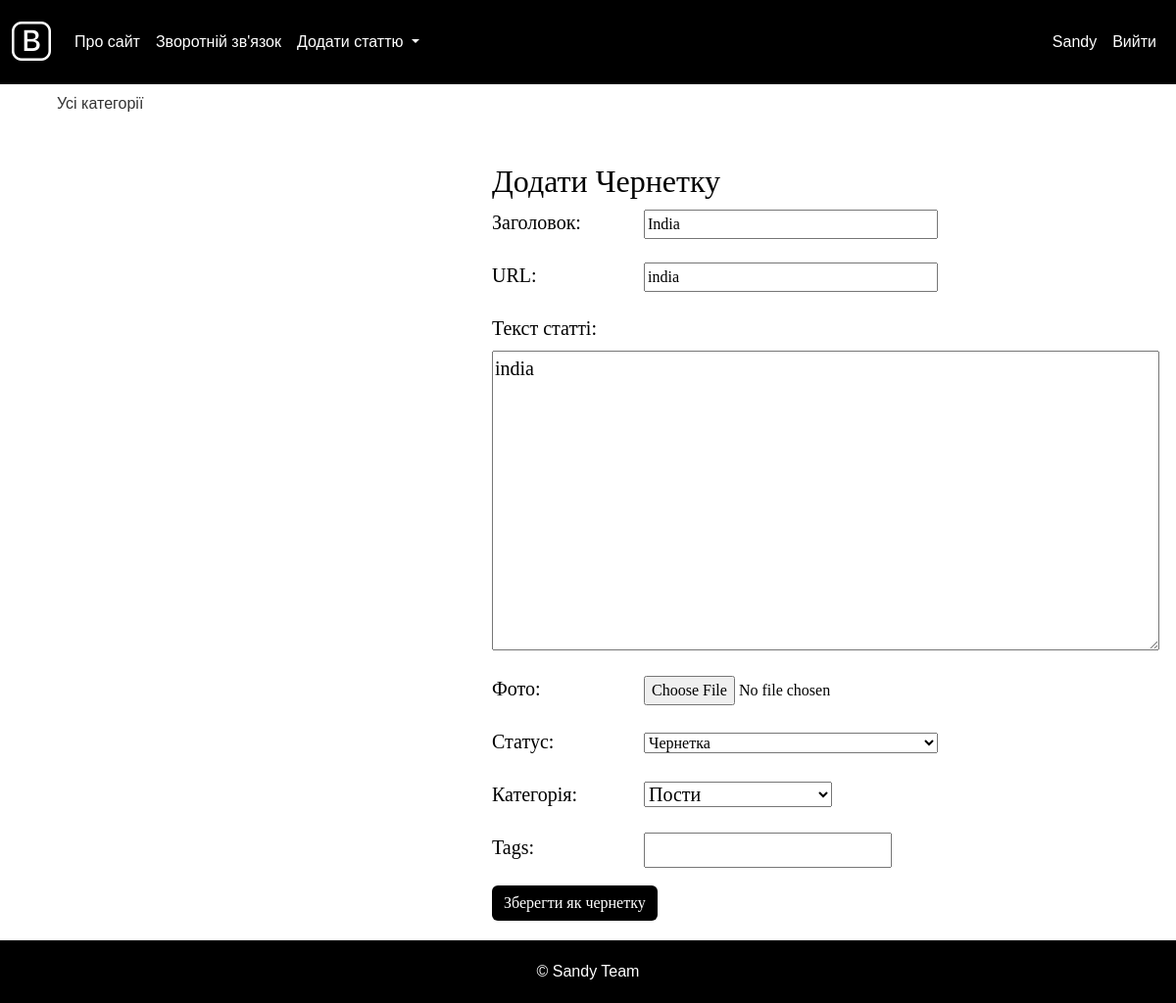
Page /draft/2/edit/ (signed in) on the committed database.
### blog/models.py (models this page shows, shortened)
class CustomUser(AbstractUser):
    avatar = models.ImageField(upload_to='avatars/', blank=True, null=True, default='avatars/default_avatar.png')
    class Meta:
        verbose_name = 'Користувач'
        verbose_name_plural = 'Користувачі'

class Blog(models.Model):
    DRAFT = 'draft'
    PUBLISHED = 'published'
    STATUS_CHOICES = [
        (DRAFT, 'Чернетка'),
        (PUBLISHED, 'Опублікована'),
    ]
    title = models.CharField(max_length=255, verbose_name="Заголовок")
    slug = models.SlugField(max_length=255, unique=True, verbose_name="URL")
    content = models.TextField(blank=True, verbose_name="Текст статті")
    photo = models.ImageField(upload_to="photos/%Y/%m/%d/", verbose_name="Фото", blank=True, null=True)
    time_create = models.DateTimeField(auto_now_add=True, verbose_name="Час створення")
    time_update = models.DateTimeField(auto_now=True, verbose_name="Час оновлення")
    status = models.CharField(max_length=10, choices=STATUS_CHOICES, default=DRAFT, verbose_name="Статус")
    cat = models.ForeignKey('Category', on_delete=models.PROTECT, verbose_name="Категорія")
    author = models.ForeignKey(settings.AUTH_USER_MODEL, on_delete=models.CASCADE, related_name='posts', verbose_name="Автор", null=True)
    likes = models.ManyToManyField(settings.AUTH_USER_MODEL, related_name='liked_posts', blank=True, verbose_name="Лайки", through='PostLike')
    dislikes = models.ManyToManyField(settings.AUTH_USER_MODEL, related_name='disliked_posts', blank=True, verbose_name="Дизлайки", through='PostDislike')
    tags = TaggableManager()
    class Meta:
        verbose_name = 'Запис блогу'
        verbose_name_plural = 'Записи блогу'
        ordering = ['id']

### blog/views.py (the view)
# urls.py: path('draft/<int:pk>/edit/', views.edit_draft, name='edit_draft'),
@login_required
def edit_draft(request, pk):
        draft = get_object_or_404(Blog, pk=pk, author=request.user, status='draft')
        if request.method == 'POST':
            form = AddPostForm(request.POST, request.FILES, instance=draft)
            if form.is_valid():
                draft = form.save()
                draft.status = 'published'
                draft.save()
                return redirect('drafts')
            else:
                print(form.errors)
        else:
            form = AddPostForm(instance=draft)
        return render(request, 'edit_draft.html', {'form': form, 'draft': draft})

### blog/forms.py (shortened to what this page needs)
class AddPostForm(forms.ModelForm):
    tags = TagField(label='Теги', required=False, widget=forms.TextInput(attrs={'class': 'form-input'}))
    def __init__(self, *args, **kwargs):
        super().__init__(*args, **kwargs)
        self.fields['cat'].empty_label = "Категорія не обрана"
    class Meta:
        model = Blog
        fields = ['title', 'slug', 'content', 'photo', 'status', 'cat', 'tags']
        widgets = {
            'title': forms.TextInput(attrs={'class': 'form-input'}),
            'slug': forms.TextInput(attrs={'class': 'form-input'}),
            'content': forms.Textarea(attrs={'cols': 60, 'rows': 10}),
            'photo': forms.FileInput(attrs={'class': 'form-input'}),
            'status': forms.Select(attrs={'class': 'form-input'}),
        }

### blog/models.py (called while the page is built)
    def __str__(self):
        return self.name

### blog/templates/edit_draft.html (shortened to what this page needs)
{% extends 'base.html' %}
{% block content %}
<div class="row">
    <div class="col-md-3">
    </div>
    <div class="col-md-9">
        <h1>Додати Чернетку</h1>
        <form action="{% url 'save_draft' %}" method="post" enctype="multipart/form-data">
            {% for field in form %}
                <p>
                    <label class="form-label" for="{{ field.id_for_label }}">{{ field.label }}:</label>
                    {{ field }}
                </p>
            {% endfor %}
            <button type="submit" class="btn btn-secondary btn-custom">Зберегти як чернетку</button>
        </form>
    </div>
</div>
{% endblock %}

### blog/templates/base.html (shortened to what this page needs)
{% load static %}
<!DOCTYPE html>
<html>
<head>
    <link href="https://cdn.jsdelivr.net/npm/bootstrap@5.3.0/dist/css/bootstrap.min.css" rel="stylesheet">
    <link href="https://cdn.jsdelivr.net/npm/bootstrap-icons/font/bootstrap-icons.css" rel="stylesheet">
    <link href="{% static 'css/styles.css' %}" rel="stylesheet">
</head>
<body>
<nav class="navbar navbar-expand-lg navbar-light">
    <div class="container-fluid">
        <a class="navbar-brand" href="{% url 'home' %}">
            <i class="bi bi-bootstrap" style="color: #fff;"></i>
        </a>
        <div class="collapse navbar-collapse" id="navbarNavDropdown">
            <ul class="navbar-nav me-auto">
                <li class="nav-item">
                    <a class="nav-link" href="{% url 'about' %}">Про сайт</a>
                </li>
                <li class="nav-item">
                    <a class="nav-link" href="{% url 'contact' %}">Зворотній зв'язок</a>
                </li>
                <li class="nav-item dropdown">
                    <a class="nav-link dropdown-toggle" href="#" id="navbarDropdown" role="button" data-bs-toggle="dropdown" aria-expanded="false">
                        Додати статтю
                    </a>
                </li>
            </ul>
            <ul class="navbar-nav ms-auto">
                {% if request.user.is_authenticated %}
                    <li class="nav-item">
                        <a class="nav-link" href="{% url 'user_profile' request.user.username %}">{{ request.user.username }}</a>
                    </li>
                    <li class="nav-item">
                        <a class="nav-link" href="{% url 'logout' %}">Вийти</a>
                    </li>
                {% endif %}
            </ul>
        </div>
    </div>
</nav>
<div class="container content-wrapper">
    <div class="row">
        <div class="col-md-2">
            <ul class="list-group">
                {% if cat_selected == 0 %}
                    <li class="list-group-item list-group-header">Усі категорії</li>
                {% else %}
                    <li class="list-group-item"><a href="{% url 'home' %}">Усі категорії</a></li>
                {% endif %}
            </ul>
        </div>
        <div class="col-md-10">
            <div class="content-text">
                {% block content %}
                {% endblock %}
            </div>
        </div>
    </div>
</div>
<footer class="footer">
    <div class="container">
        <span class="text-muted">&copy; Sandy Team</span>
    </div>
</footer>
</body>
</html>

### blog/static/css/styles.css (style rules this page uses)
html, body { font-family: 'Arial'; margin: 0; padding: 0; height: 100%; width: 100%; color: #444; }
a { color: #0059b2; text-decoration: none; }
.bi-bootstrap { font-size: 40px; color: #000; }
.content-text { margin: 60px 0 0 30px; color: #000; font-size: 20px; font-family: Yandex Sans Display Light; }
.content-text h1 { font-size: 32px; }
.form-input { width: 300px; font-size: 16px; }
.form-label { display: inline-block; min-width: 150px; vertical-align: top; }

### blog/templates/base.html (style rules this page uses)
body, html { height: 100%; margin: 0; }
body { display: flex; flex-direction: column; }
.content-wrapper { flex: 1; }
.footer { position: relative; bottom: 0; width: 100%; text-align: center; padding: 20px 0; background-color: #000; }
.footer .text-muted { color: #fff !important; }
.navbar-light { background-color: #000 !important; }
.navbar-nav .nav-link { color: #fff !important; }
.content-text { padding: 20px; }
.list-group { border: none; padding-left: 0; }
.list-group-item { border: none; padding: 0.5rem 1rem; }
.list-group-item a { color: #333; text-decoration: none; }

### blog/templates/edit_draft.html (style rules this page uses)
.btn-custom { background-color: black; color: white; border: none; }

### rows in the picture
CustomUser: user.username "Sandy"
Blog: form "India" "india" "india" "Чернетка" "Пости"

### other values in the picture
{{ field.label }} "Заголовок" "URL" "Текст статті" "Фото" "Статус" "Категорія" "Tags"
